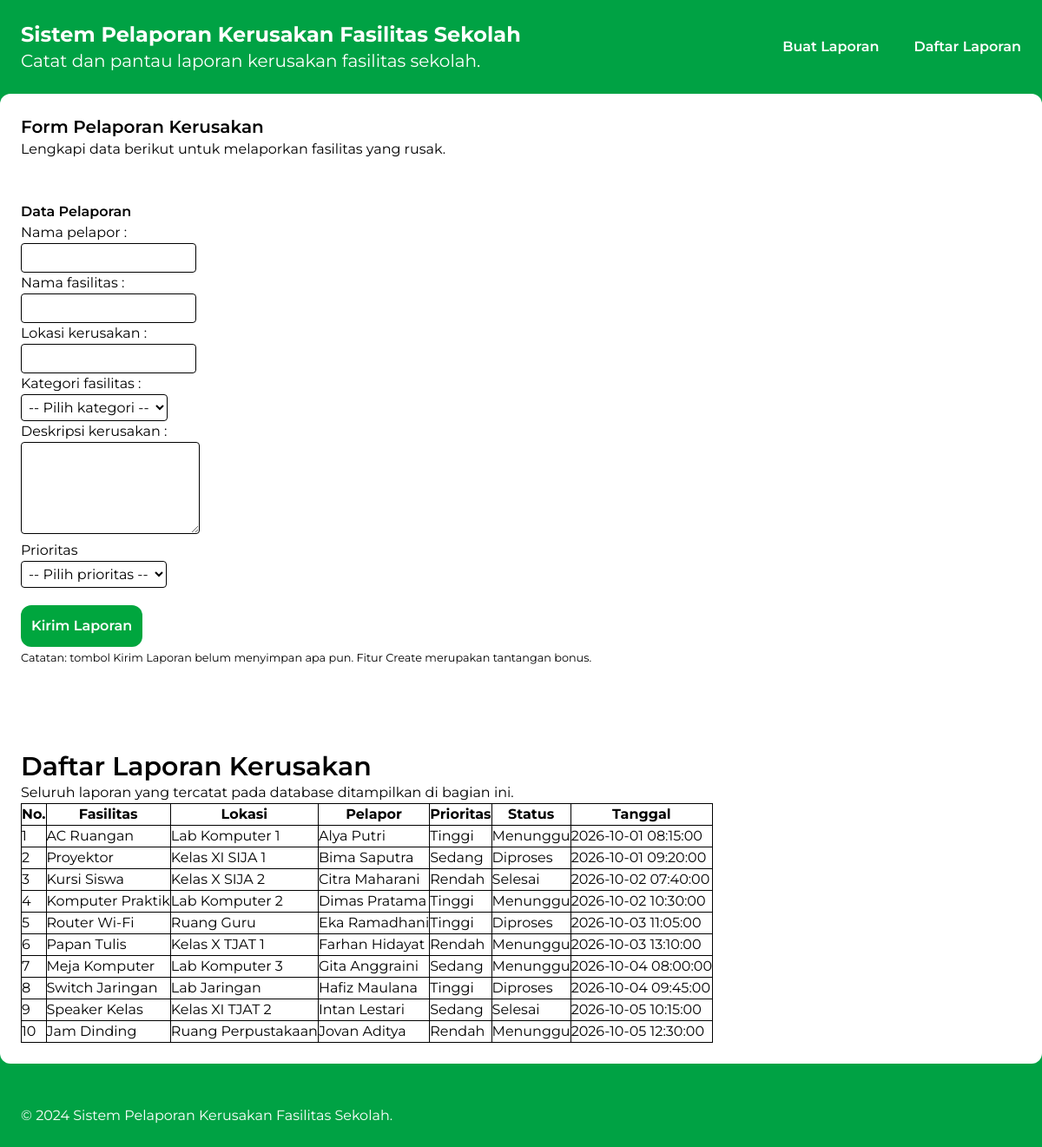
The page / on the database its author committed.
### tables this page shows
CREATE TABLE IF NOT EXISTS laporan_kerusakan (
    id_laporan INT UNSIGNED AUTO_INCREMENT PRIMARY KEY,
    nama_pelapor VARCHAR(100) NOT NULL,
    nama_fasilitas VARCHAR(100) NOT NULL,
    lokasi VARCHAR(100) NOT NULL,
    id_kategori INT UNSIGNED NOT NULL,
    deskripsi TEXT NOT NULL,
    prioritas ENUM('Rendah', 'Sedang', 'Tinggi') NOT NULL DEFAULT 'Sedang',
    status ENUM('Menunggu', 'Diproses', 'Selesai') NOT NULL DEFAULT 'Menunggu',
    tanggal_laporan DATETIME NOT NULL DEFAULT CURRENT_TIMESTAMP,
    CONSTRAINT fk_laporan_kategori
        FOREIGN KEY (id_kategori)
        REFERENCES kategori_fasilitas(id_kategori)
        ON UPDATE CASCADE
        ON DELETE RESTRICT
);

### index.php (the view, shortened to what this page needs)
<?php
include "koneksi.php";
?>
<!DOCTYPE html>
<html lang="id">
<head>
    <link rel="stylesheet" href="style.css">
    <script src="https://cdn.jsdelivr.net/npm/@tailwindcss/browser@4"></script>
</head>
<body>
    <header class="flex flex-row justify-between p-6 items-center text-white">
        <div id="awalan" aria-label="Judul dan Subjudul" class="flex flex-col">
            <h1 class="text-2xl font-bold">Sistem Pelaporan Kerusakan Fasilitas Sekolah</h1>
            <p class="text-xl">Catat dan pantau laporan kerusakan fasilitas sekolah.</p>
        </div>
        <nav aria-label="Navigasi utama" class="flex flex-row gap-10">
            <a href="#form-laporan">Buat Laporan</a>
            <a href="#daftar-laporan">Daftar Laporan</a>
        </nav>
    </header>
    <main class="p-6 bg-white rounded-xl">
        <section id="form-laporan" aria-labelledby="judul-form">
            <h2 id="judul-form" class="text-xl font-semibold">Form Pelaporan Kerusakan</h2>
            <p class="mb-12">Lengkapi data berikut untuk melaporkan fasilitas yang rusak.</p>
            <form action="index.php" method="post">
                <fieldset>
                    <legend class="font-semibold">Data Pelaporan</legend>
                    <p>
                        <label for="nama_pelapor">Nama pelapor :</label>
                        <br>
                        <input type="text" id="nama_pelapor" name="nama_pelapor" maxlength="100" required class="border rounded p-1">
                    </p>
                    <p>
                        <label for="nama_fasilitas">Nama fasilitas :</label>
                        <br>
                        <input type="text" id="nama_fasilitas" name="nama_fasilitas" maxlength="100" required class="border rounded p-1">
                    </p>
                    <p>
                        <label for="lokasi">Lokasi kerusakan :</label>
                        <br>
                        <input type="text" id="lokasi" name="lokasi" maxlength="100" required class="border rounded p-1">
                    </p>
                    <p>
                        <label for="id_kategori">Kategori fasilitas :</label>
                        <br>
                        <select id="id_kategori" name="id_kategori" required class="border rounded p-1">
                            <option value="">-- Pilih kategori --</option>
                        </select>
                    </p>
                    <p>
                        <label for="deskripsi">Deskripsi kerusakan : </label>
                        <br>
                        <textarea id="deskripsi" name="deskripsi" rows="4" required class="border rounded p-1"></textarea>
                    </p>
                    <p>
                        <label for="prioritas" >Prioritas</label>
                        <br>
                        <select id="prioritas" name="prioritas" required class="border rounded p-1">
                            <option value="">-- Pilih prioritas --</option>
                        </select>
                    </p>
                    <p><button type="submit" class="rounded-xl p-3 mt-5 bg-green-600 font-semibold text-white" name="submit">Kirim Laporan</button></p>
                </fieldset>
            </form>
            <p><small>Catatan: tombol Kirim Laporan belum menyimpan apa pun. Fitur Create merupakan tantangan bonus.</small></p>
        </section>
        <section id="daftar-laporan" aria-labelledby="judul-daftar" class="mt-24">
            <h2 id="judul-daftar" class="font-semibold text-3xl">Daftar Laporan Kerusakan</h2>
            <p>Seluruh laporan yang tercatat pada database ditampilkan di bagian ini.</p>
                 <?php
                 $laporan = mysqli_query($conn, "SELECT * FROM laporan_kerusakan");
                 ?>
            <table class="border-collapse border-spacing-5 border border-black">
                <thead>
                    <tr>
                        <th scope="col" class="border border-black">No.</th>
                        <th scope="col" class="border border-black">Fasilitas</th>
                        <th scope="col" class="border border-black">Lokasi</th>
                        <th scope="col" class="border border-black">Pelapor</th>
                        <th scope="col" class="border border-black">Prioritas</th>
                        <th scope="col" class="border border-black">Status</th>
                        <th scope="col" class="border border-black">Tanggal</th>
                    </tr>
                </thead>
                <tbody>
                    <?php
                    while ($data = mysqli_fetch_assoc($laporan)) {
                    ?>
                    <tr>
                        <td class="border border-black"><?= $data['id_laporan'] ?></td>
                        <td class="border border-black"><?= $data['nama_fasilitas'] ?></td>
                        <td class="border border-black"><?= $data['lokasi'] ?></td>
                        <td class="border border-black"><?= $data['nama_pelapor'] ?></td>
                        <td class="border border-black"><?= $data['prioritas'] ?></td>
                        <td class="border border-black"><?= $data['status'] ?></td>
                        <td class="border border-black"><?= $data['tanggal_laporan'] ?></td>
                    </tr>
                    <?php
                    };
                    ?>
                </tbody>
            </table>
        </section>
    </main>
    <footer class="mt-6 text-white p-6">
        <p>&copy; 2024 Sistem Pelaporan Kerusakan Fasilitas Sekolah.</p>
    </footer>
</body>
</html>

### style.css (style rules this page uses)
body, html { margin: 0; padding: 0; font-family: 'Montserrat'; }
body { background-color: rgb(0, 162, 68); }
nav a { font-weight: 600; transition: ease 0.4s; }

### rows shown on the page
laporan_kerusakan: id_laporan "1", nama_fasilitas "AC Ruangan", lokasi "Lab Komputer 1", nama_pelapor "Alya Putri", prioritas "Tinggi", status "Menunggu", tanggal_laporan "2026-10-01 08:15:00"
laporan_kerusakan: id_laporan "2", nama_fasilitas "Proyektor", lokasi "Kelas XI SIJA 1", nama_pelapor "Bima Saputra", prioritas "Sedang", status "Diproses", tanggal_laporan "2026-10-01 09:20:00"
laporan_kerusakan: id_laporan "3", nama_fasilitas "Kursi Siswa", lokasi "Kelas X SIJA 2", nama_pelapor "Citra Maharani", prioritas "Rendah", status "Selesai", tanggal_laporan "2026-10-02 07:40:00"
laporan_kerusakan: id_laporan "4", nama_fasilitas "Komputer Praktik", lokasi "Lab Komputer 2", nama_pelapor "Dimas Pratama", prioritas "Tinggi", status "Menunggu", tanggal_laporan "2026-10-02 10:30:00"
laporan_kerusakan: id_laporan "5", nama_fasilitas "Router Wi-Fi", lokasi "Ruang Guru", nama_pelapor "Eka Ramadhani", prioritas "Tinggi", status "Diproses", tanggal_laporan "2026-10-03 11:05:00"
laporan_kerusakan: id_laporan "6", nama_fasilitas "Papan Tulis", lokasi "Kelas X TJAT 1", nama_pelapor "Farhan Hidayat", prioritas "Rendah", status "Menunggu", tanggal_laporan "2026-10-03 13:10:00"
laporan_kerusakan: id_laporan "7", nama_fasilitas "Meja Komputer", lokasi "Lab Komputer 3", nama_pelapor "Gita Anggraini", prioritas "Sedang", status "Menunggu", tanggal_laporan "2026-10-04 08:00:00"
laporan_kerusakan: id_laporan "8", nama_fasilitas "Switch Jaringan", lokasi "Lab Jaringan", nama_pelapor "Hafiz Maulana", prioritas "Tinggi", status "Diproses", tanggal_laporan "2026-10-04 09:45:00"
laporan_kerusakan: id_laporan "9", nama_fasilitas "Speaker Kelas", lokasi "Kelas XI TJAT 2", nama_pelapor "Intan Lestari", prioritas "Sedang", status "Selesai", tanggal_laporan "2026-10-05 10:15:00"
laporan_kerusakan: id_laporan "10", nama_fasilitas "Jam Dinding", lokasi "Ruang Perpustakaan", nama_pelapor "Jovan Aditya", prioritas "Rendah", status "Menunggu", tanggal_laporan "2026-10-05 12:30:00"
